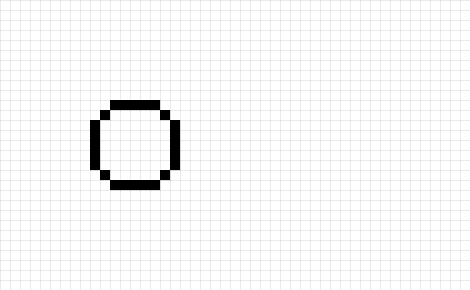
Frame 1 (no input)
Frame 60 (the mouse pressed at the canvas centre just before this capture): identical to frame 1, image omitted
Frame 120 (the mouse held since frame 60 and released just before this capture): identical to frame 1, image omitted

The Processing sketch that drew this single still picture (run headless with seeded random() and noise(); from frame 60 on, the mouse is pressed at the canvas centre):

// Processing sketch: circle
// ── circle.pde
int HEIGHT = 29;
int WIDTH = 47;
int SIZE = 10;
int map[][] = new int[WIDTH][HEIGHT];
int time = 0;
int status = 0;
boolean isDrawable = false;
void setup() {
  size(470, 290);
  // circle
  map[11][10] = 1;
  map[12][10] = 1;
  map[13][10] = 1;
  map[14][10] = 1;
  map[15][10] = 1;
  map[10][11] = 1;
  map[16][11] = 1;
  map[9][12] = 1;
  map[9][13] = 1;
  map[9][14] = 1;
  map[9][15] = 1;
  map[9][16] = 1;
  map[17][12] = 1;
  map[17][13] = 1;
  map[17][14] = 1;
  map[17][15] = 1;
  map[17][16] = 1;
  map[10][17] = 1;
  map[16][17] = 1;
  map[11][18] = 1;
  map[12][18] = 1;
  map[13][18] = 1;
  map[14][18] = 1;
  map[15][18] = 1;

  //cross
  /*
  map[31][12] = 1;
  map[32][13] = 1;
  map[33][14] = 1;
  map[34][15] = 1;
  map[35][16] = 1;
  map[35][12] = 1;
  map[34][13] = 1;
  map[32][15] = 1;
  map[31][16] = 1;
 */
}

void draw() {
  background(255);
  if(isDrawable){
    if(mousePressed){
      int x = mouseX / SIZE;
      int y = mouseY / SIZE;
      if(x >= 0 && x < WIDTH && y >= 0 && y < HEIGHT){
        int value = 1;
        if(mouseButton == RIGHT){
          value = 0;
        }
        map[x][y] = value;
      }
    }
  }
  if(status == 1){
    time += 1;
    if(time > 10){
      step();
      time = 0;
    }
  }
  drawGridLines();
  for (int y=0; y<HEIGHT; y++) {
    for (int x=0; x<WIDTH; x++) {
      if (isAlive(x, y)) {
        drawLife(x, y);
      }
    }
  }
}

void keyPressed(){
  if(status == 0){
    status = 1; 
  }else if(status == 1){
    status = 0;
  }
}
void mousePressed(){
      int x = mouseX / SIZE;
      int y = mouseY / SIZE;
      if(x >= 0 && x < WIDTH && y >= 0 && y < HEIGHT){
        int value = 1;
        if(mouseButton == RIGHT){
          value = 0;
        }
        clickGrid(x, y);
      }
}

void step(){
  int[][] _map = new int[WIDTH][HEIGHT];
  for (int y=0; y<HEIGHT; y++) {
    for (int x=0; x<WIDTH; x++) {
      _map[x][y] = map[x][y];
    }
  }

  for (int y=0; y<HEIGHT; y++) {
    for (int x=0; x<WIDTH; x++) {

      int count = getCountLife(x, y);
      if(isAlive(x, y)){
        if(count < 2){
           _map[x][y] = 0;
        }
        if(count > 3){
          _map[x][y] = 0;
        }
      }else{
        if(count == 3){
          _map[x][y] = 1;
        }
      }
    }
  }
  for (int y=0; y<HEIGHT; y++) {
    for (int x=0; x<WIDTH; x++) {
      map[x][y] = _map[x][y];
    }
  }
}
int getCountLife(int x, int y) {
  int count = 0;
  for (int _y=-1; _y<=1; _y++) {
    for (int _x = -1; _x<=1; _x++) {
      if (_x == 0 && _y == 0) {
        continue;
      }
      if (isAlive(x + _x, y + _y)) {
        count += 1;
      }
    }
  }
  return count;
}
boolean isAlive(int x, int y) {
  if (x >= WIDTH || x < 0 || y >= HEIGHT || y < 0) {
    return false;
  }
  if (map[x][y] == 1) {
    return true;
  }
  return false;
}
void drawLife(int x, int y) {
  fill(0);
  rect(x * SIZE, y * SIZE, SIZE, SIZE);
}
void drawGridLines() {
  stroke(0, 20);
  for (int x = 0; x<width; x+=SIZE) {
    line(x, 0, x, width);
  }
  for (int y=0; y<height; y+= SIZE) {
    line(0, y, width, y);
  }
}
void clickGrid(int yoko, int tate){
  // Prgraming Start!
}
